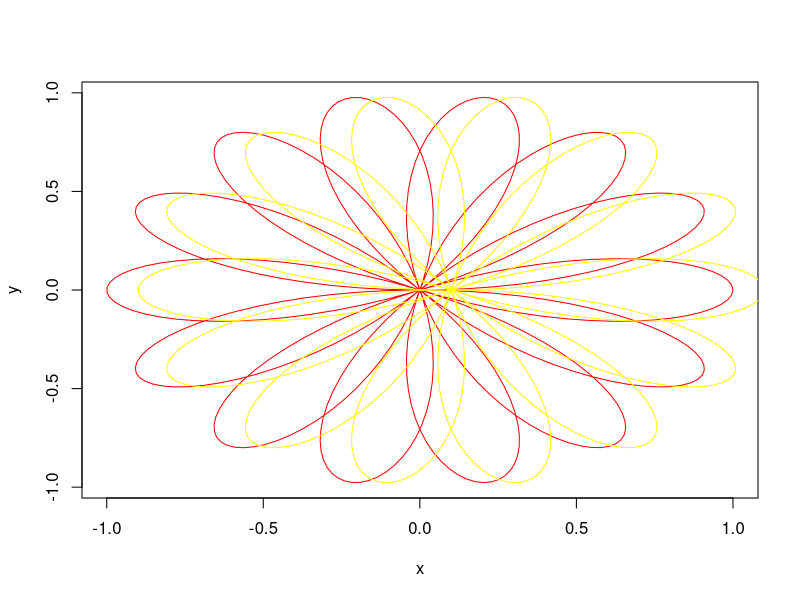

Recreate this plot in R.
##Handson Basel
## Rose function

## We create a sequence of x y coordinate pairs
## that represent a Lissajous figure.

k <- 7/2
t <- seq(0, 4*pi, length.out=500)
x <- cos(k*t)*cos(t)
y <- cos(k*t)*sin(t)

plot(x,y, type="l", col="red")
points(x+0.1,y, type = "l", col = "yellow")

